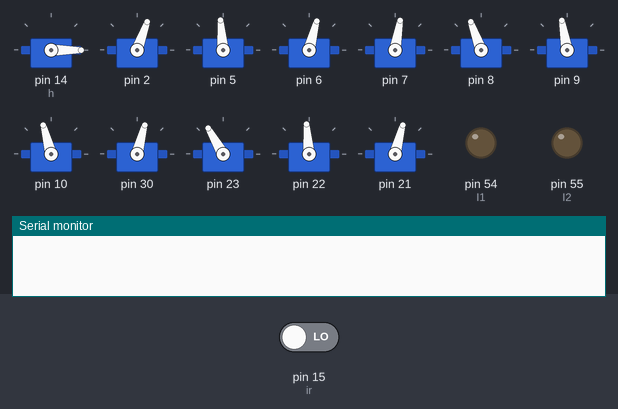
The sketch below on a simulated Arduino Mega 2560, built with avr-gcc and run on an emulated ATmega2560. Parts: 12 × servo, output pins drawn as LEDs (lit = HIGH), the last lines printed to the serial monitor. Inputs (shaded band) come from the test bench; at power-on: pin 15 (ir) LOW.

Above: at 6.2 s.
6.3 s: pin 15 (ir) driven HIGH
At 9.0 s:
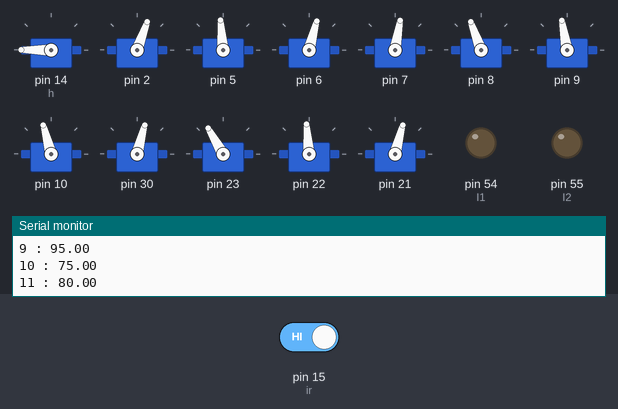
10.2 s: pin 15 (ir) driven LOW
At 11.0 s:
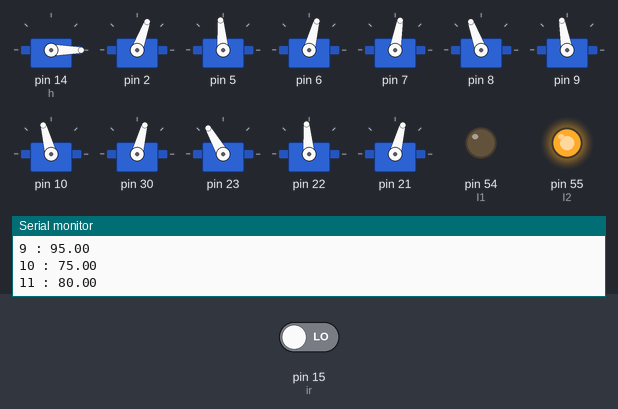
14.1 s: pin 15 (ir) driven HIGH
At 15.9 s:
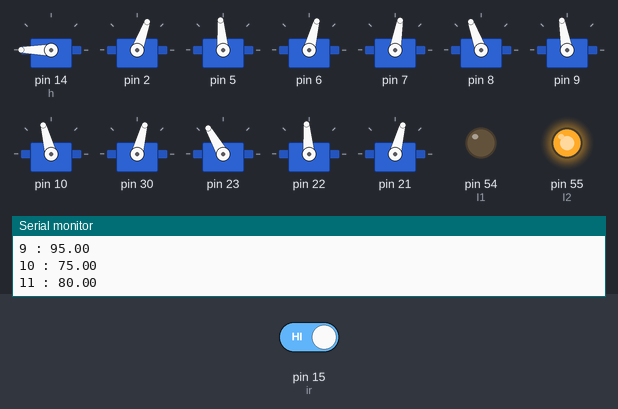
Timing chart, 0 to 17.4 s (numbered marks = the images above; inputs shaded):
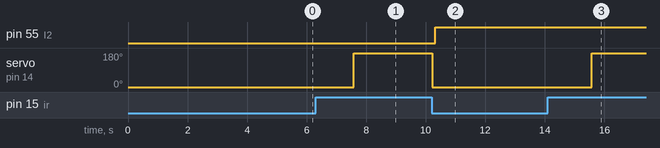

The sketch:

Recording_quadruped.ino
```cpp
#include <Servo.h>
#define ir 15
#define I1 54
#define I2 55
Servo h;
int pos = 0;
const int servonum = 12; // The amount of servos

Servo servo[servonum]; // Create servo object
const float servodeg0[12] = {70,95,75,80,110,100,105,75,120,95,75,80};
//const float servodeg0[12] = {90,110,80,90,110,90,90,75,105,90,80,90};//{80,100,90,70,90,90,110,90,95,110,90,95};
// Neutral positions for the servos adjusted from nominal 90 degrees (a calibration is needed to adjust these values)
float servodegnew[servonum]; // The desired servo position in degrees
float servodegold[servonum]; // The old (or current) servo position
// Update values below to the KITtyBot mini
const int servodir[12] = {  +1, +1, -1, -1, -1, +1, -1, +1, -1, +1, +1, +1}; // Turning direction (positive is servo counter-clockwise)
const float pi = 3.1416;
const float alfa0 = pi / 6; // The neutral position of alfa (30 deg)
const float beta0 = pi / 3; // The neutral position of beta (60 deg)
const float jointlength = 250; // The length of a leg part (both have the same length)
const float width = 480; // The width (distance between feet in y direction, with toeout0 added)
const float leng = 320; // The length (disatnce between feet in x direction)
const float distag = 102; // Distance between alfa and gamma axis
const float toeout0 = 0; // The outward distance of feet from the gamma servo centre (the distance the foot is pointed outwards)
const float leglength0 = 2 * jointlength * cos(alfa0);
const float gamma0 = asin(toeout0 / (leglength0 + distag)); // The neutral position of gamma (due to toe out 20 mm and distag 12 mm)
const float bodyradius = sqrt(pow((width / 2), 2) + pow((leng / 2), 2)); // The length of diagonal (distance from centre to foot corner)
const float phi0 = atan(width / leng); // The angle of bodyradius vs the x (forward pointing) axis
const float height0 = sqrt(pow(leglength0 + distag, 2) - pow(toeout0, 2)); // The normal height of robot (if any angles or distances are changed this must be updated)
float leglength [4] = {sqrt(pow(height0, 2) + pow(toeout0, 2)), sqrt(pow(height0, 2) + pow(toeout0, 2)),
                       sqrt(pow(height0, 2) + pow(toeout0, 2)), sqrt(pow(height0, 2) + pow(toeout0, 2))
                      };
// Start values of leglength
unsigned long timestep = 2500; // Time taken by each sequence (when using servomove())
int steplength = 200; //The length of a step in x direction during walking (forward and reverse creep)
float phi = 20; // turnangle during turning (in degrees, not radians!)
// Variable for movement
float footpos[12]; // Foot positions, order LeftFrontxyz, LeftRearxyz, RightFrontxyz, RightRearxyz
float stepturn[12] = {0, 0, 0, 0, 0, 0, 0, 0, 0, 0, 0, 0}; // Foot movement in case of a turn
// The foot positions are calibrated with their respective start positions
const float jointangle0[12] = {alfa0, beta0, 0, alfa0, beta0, 0, alfa0, beta0, 0, alfa0, beta0, 0};
float jointangle[12]; //Using a vector for angles, order LeftFrontAlfaBetaGamma etc

void setup() {
  Serial.begin(9600);
  /*Serial.println("Team Vector Rocks!! Not Adarsh though..."); //These lines are just to check the configuration. Can be deleted.
    Serial.print("Gamma0: ");
    Serial.println(gamma0);
    Serial.print("Leglength0: ");
    Serial.println(leglength0);
    Serial.print("Bodyradius: ");
    Serial.println(bodyradius);
    Serial.print("Phi0: ");
    Serial.println(phi0);
    Serial.print("Height0: ");
    Serial.println(height0);*/


  pinMode(ir, INPUT);
  pinMode(I1,OUTPUT);
  pinMode(I2,OUTPUT);
  h.attach(14);
  h.write(0);

  servo[0].attach(2);
  servo[1].attach(5);
  servo[2].attach(6);
  servo[3].attach(7);
  servo[4].attach(8);
  servo[5].attach(9);
  servo[6].attach(10);
  servo[7].attach(30);
  servo[8].attach(23);
  servo[9].attach(22);
  servo[10].attach(21);
  servo[11].attach(20);

  for (int i = 0; i < servonum; i++) { // Centre all values and the output to the serovs
    servodegnew[i] = servodeg0[i];
    servodegold[i] = servodegnew[i];
    servo[i].write(servodegnew[i]);
  }
  delay(5000);
}

void loop()
{
  bodyxyz(0, 0, 0); // Just make sure everything is centered
  servomove();

  int value = digitalRead(ir);
  if(value == 1)
  {
    pos = 180;
    h.write(pos);
    delay(50);
  }
  else
  {
    pos = 0;
    h.write(pos);
    delay(100);
    digitalWrite(I1,LOW);
    digitalWrite(I2,HIGH);
    //delay(1000);
    //digitalWrite(I1,LOW);
    //digitalWrite(I2,LOW);
    /*
    delay(1000);
    digitalWrite(I1,HIGH);
    digitalWrite(I2,LOW);
    delay(1000);
    //digitalWrite(I1,LOW);
    //digitalWrite(I2,LOW);*/
  }
  //forwardcreep();
  //trot();
}

// Below are the functions called in correct order in order to calculate new angles
void lengthangles() {
  // Front left foot
  jointangle[2] = gammaleft(footpos[1], footpos[2]);
  leglength[0] = legleft(footpos[0], footpos[2], jointangle[2]);
  jointangle[1] = beta(leglength[0]);
  jointangle[0] = alfafront(footpos[0], jointangle[1], leglength[0]);
  // Rear left foot
  jointangle[5] = gammaleft(footpos[4], footpos[5]);
  leglength[1] = legleft(footpos[3], footpos[5], jointangle[5]);
  jointangle[4] = beta(leglength[1]);
  jointangle[3] = alfarear(footpos[3], jointangle[4], leglength[1]);
  // Front rigth foot
  jointangle[8] = gammaright(footpos[7], footpos[8]);
  leglength[2] = legright(footpos[6], footpos[8], jointangle[8]);
  jointangle[7] = beta(leglength[2]);
  jointangle[6] = alfafront(footpos[6], jointangle[7], leglength[2]);
  // Rear right foot
  jointangle[11] = gammaright(footpos[10], footpos[11]);
  leglength[3] = legright(footpos[9], footpos[11], jointangle[11]);
  jointangle[10] = beta(leglength[3]);
  jointangle[9] = alfarear(footpos[9], jointangle[10], leglength[3]);
}

// Functions used to calculate IK

// Gamma, the hip servo "on top"
float gammaleft (float dy, float dz) {
  float gresult = atan((toeout0 + dy) / (height0 - dz)) - gamma0;
  return gresult;
}

float gammaright(float dy, float dz) {
  float gresult = gamma0 - atan((toeout0 - dy) / (height0 - dz));
  return gresult;
}

//Calculating leg length (distance alfa axis to toe)
float legleft(float dx, float dz, float gamma) {
  float lresult = sqrt(pow(leglength0 - (dz / cos(gamma0 + gamma)), 2) + pow(dx, 2));
  if (lresult > 2 * jointlength) lresult = 2 * jointlength; // If leglength is higher than possible some following functions become unstable
  return lresult;
}

float legright(float dx, float dz, float gamma) {
  float lresult = sqrt(pow(leglength0 - (dz / cos(gamma0 - gamma)), 2) + pow(dx, 2));
  if (lresult > 2 * jointlength) lresult = 2 * jointlength; // If leglength is higher than possible some following functions become unstable
  return lresult;
}

// Beta, the "knee joint"
float beta(float leg) {
  float bresult = 2 * acos(leg / (2 * jointlength));
  return bresult;
}

// Alfa, The other hip servo
float alfafront(float dx, float beta, float leg) {
  float aresult = (beta / 2) - asin(dx / leg);
  return aresult;
}

float alfarear(float dx, float beta, float leg) {
  float aresult = (beta / 2) + asin(dx / leg);
  return aresult;
}

// Calculates servo positions (in degrees) based on joint angles in the fucntion above
void servopos() {
  for (int i = 0; i < 12; i++) {
    servodegnew[i] = servodeg0[i] + servodir[i] * (jointangle[i] - jointangle0[i]) * 180 / pi;
  }
}

// The servo algorithm for controlled and syncronized movements. All servos should reach their end position at the end of a timestep
void servomove() {
  int servotimeold[servonum]; // Local variable for time of last servo position
  int servotimenew[servonum]; // Local variable for the current time when the servo i positioned
  int SERVOPULSE[servonum]; // Local variable to write to the servo driver
  float servodeg[servonum]; // Local variable for the current servo position
  float servodegspeed[servonum]; // Local variable for the desired servo speed degress per millisecond
  unsigned long starttime = millis(); // Time stamp the start of the algorithm
  unsigned long timenow = starttime; // Resetting time now
  for (int i = 0; i < servonum; i++) {
    servodegspeed[i] = (servodegnew[i] - servodegold[i]) / timestep; // Calculate the desired servo speed
    servodeg[i] = servodegold[i]; // Resetting the servo position
    servotimeold[i] = starttime; // Resetting the time
  }
  while ((timenow - starttime) < timestep) { // Loop continues until the time step is fulfilled
    for (int i = 0; i < servonum; i++) { // Iterate through each servo
      servotimenew[i] = millis(); // Get a time stamp
      servodeg[i] += servodegspeed[i] * (servotimenew[i] - servotimeold[i]);
      // Calculate a new position based on the desired speed and elapsed time
      servo[i].write(servodeg[i]); // Position servo
      servotimeold[i] = servotimenew[i]; // Resetting the old servo time for the next iteration
    }
    timenow = millis();
    // Get a time stamp after all servos has been iterated to use in the while case.
  }
  for (int i = 0; i < servonum; i++) { // Make on last iteration to assure that the servos reached their end positions
    servo[i].write(servodegnew[i]); // Position servo
    servodegold[i] = servodegnew[i]; // Resetting the current position for future iterations
  }
  for (int i = 0; i < servonum; i++)
  {
    Serial.print(i);
    Serial.print(" : ");
    Serial.println(servodegnew[i]);
  }
}

// A servomove without timing, use when no synchronous moving is needed, i.e. lifting/moving one leg
void servomovefast() {
  for (int i = 0; i < servonum; i++) { // Make on last iteration to assure that the servos reached their end positions
    servo[i].write(servodegnew[i]); // Position servo
    servodegold[i] = servodegnew[i]; // Resetting the current position for future iterations
  }
  delay(100); // Just give a reasonable time for servos to reach endpoint before moving on.
}

// Calculates a foot position (xyz coordiantes)
void footxyz(int i, float x, float y, float z) {
  footpos[3 * i] = x;
  footpos[3 * i + 1] = y;
  footpos[3 * i + 2] = z;
  lengthangles();
  servopos();
}

// Calculates foot movement, adding desired value to current position
void footmovexyz(int i, float x, float y, float z) {
  footpos[3 * i] += x;
  footpos[3 * i + 1] += y;
  footpos[3 * i + 2] += z;
  lengthangles();
  servopos();
}

// Calculates body positioning according to xyz coordinates.
void bodyxyz(float x, float y, float z ) {
  //Note: Moving body means moving the feet in the other direction, hence minus signs in all foot positions
  for (int i = 0; i < 4; i++) {
    footpos[3 * i] = -x;
    footpos[3 * i + 1] = -y;
    footpos[3 * i + 2] = -z;
  }
  lengthangles();
  servopos();
}

// Calculates body movement, adding cooridinate to existing position.
void bodymovexyz(float x, float y, float z ) {
  //Note: Body move mean moving the feet in the other direction, hence minus signs in all foot positions
  for (int i = 0; i < 4; i++) {
    footpos[3 * i] -= x;
    footpos[3 * i + 1] -= y;
    footpos[3 * i + 2] -= z;
  }
  lengthangles();
  servopos();
}

// Does a footmovement; lifts move xy and puts down foot
void footstep (int i, float x, float y) {
  footmovexyz(i, 0, 0, 30);
  servomovefast();
  footmovexyz(i, x, y, 0);
  servomovefast();
  footmovexyz(i, 0, 0, -30);
  servomovefast();
}
/*
  // Does a footmovement based on the disired turning angle, moves the foot along the turning arc
  void (footstepangle(int i, float f)) {
  turnpos(f);
  footmovexyz(i, 0, 0, 30);
  servomovefast();
  footmovexyz(i, stepturn[3 * i], stepturn [3 * i + 1], 0);
  servomovefast();
  footmovexyz(i, 0, 0, -30);
  servomovefast();
  }
*/
// A gait for forward creeping
void forwardcreep() {

  unsigned long last, curr = millis(); //Time for forward gait

  bodymovexyz(steplength / 4, -toeout0, 0); // Starts to position for forward walking, leaning to the right
  servomove();
  footstep(1, steplength / 2, 0); // Moving rear left leg one half step length
  footstep(0, steplength / 2, 0); // And the front left
  bodymovexyz(steplength / 4, 2 * toeout0, 0); // Shifting body forward and to the left (in order to move the right feet later)
  servomove();
  while (curr - last < 5000) {
    // Here the while loop starts, repeaetd as long as fwd is ordered (mode 1)
    footstep(3, steplength, 0); // Moving rear right forward
    footstep(2, steplength, 0); // Moving front right forward
    bodymovexyz(steplength / 2, -2 * toeout0, 0); // Shifting body forward and to the right
    servomove();
    footstep(1, steplength, 0); // Moving rear left forward
    footstep(0, steplength, 0); // Moving front left forward
    bodymovexyz(steplength / 2, 2 * toeout0, 0); // Shifting body forward and to the left
    servomove();
    // The robot has the same position as before the while loop but has moved on steplength forward.
    curr = millis();
  }
  last = curr;
  // The while loop ends and it assumes normal postion
  /* bodymovexyz(0, 10, 0);*/
  footstep(3, steplength / 2, 0); // Taking half steps to make all legs neutral
  footstep(2, steplength / 2, 0);
  bodyxyz(0, 0, 0); // Centering body
  servomove();
  // Leaving gait mode
}

void trot()
{
  unsigned long last, curr = millis(); //Time for trot gait

  bodymovexyz(steplength / 4, 0, 0);
  servomove();
  footstep(0, steplength / 2, 0);
  footstep(3, steplength / 2, 0);
  bodymovexyz(steplength / 4, 0, 0);
  servomove();
  while (curr - last < 10000)
  {
    footstep(1, steplength, 0);
    footstep(2, steplength, 0);
    bodymovexyz(steplength / 2, 0, 0);
    servomove();
    footstep(0, steplength, 0);
    footstep(3, steplength, 0);
    bodymovexyz(steplength / 2, 0, 0);
    servomove();

    curr = millis();
  }
  last = curr;
  footstep(1, steplength / 2, 0);
  footstep(2, steplength / 2, 0);
  bodyxyz(0, 0, 0);
  servomove();

}
```

Measured:
- after the input at 6.3 s, pin 55 (I2): stays LOW (without the input it goes to HIGH after 1.4 s); servo on pin 14 (h): 0° → 180° after 1.3 s
- after the input at 10.2 s, pin 55 (I2): LOW → HIGH after 0.11 s; servo on pin 14 (h): 180° → 0° at once
- after the input at 14.1 s, servo on pin 14 (h): 0° → 180° after 1.5 s
